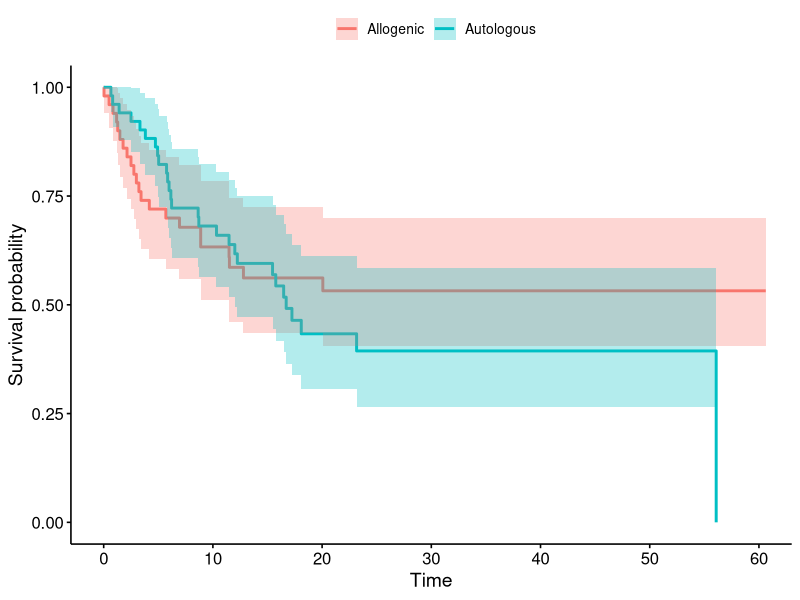
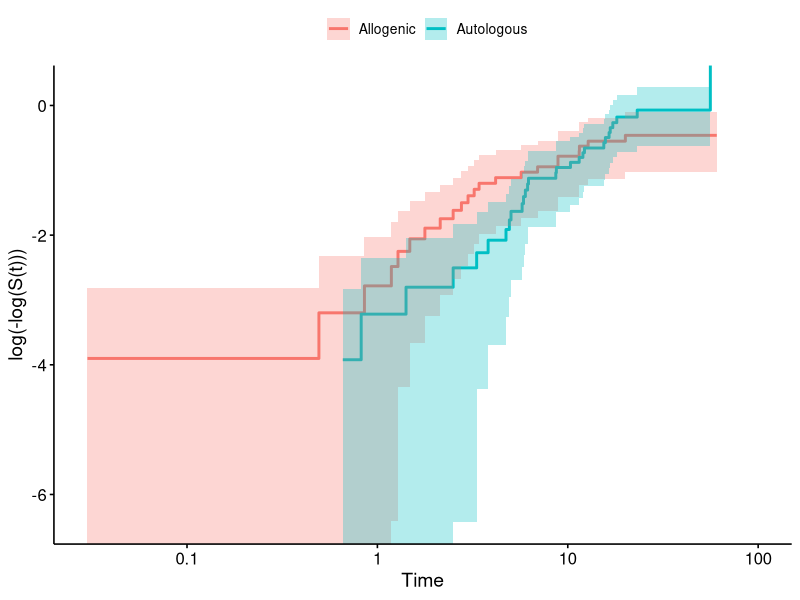
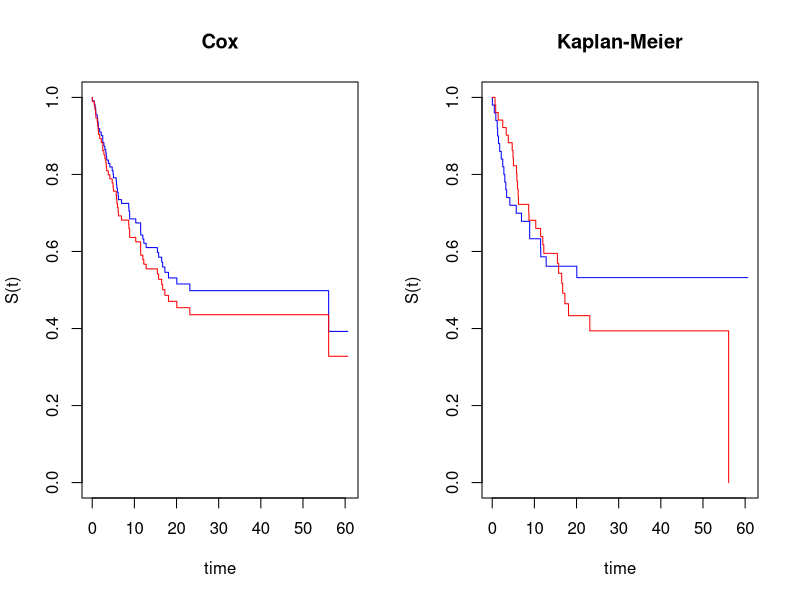
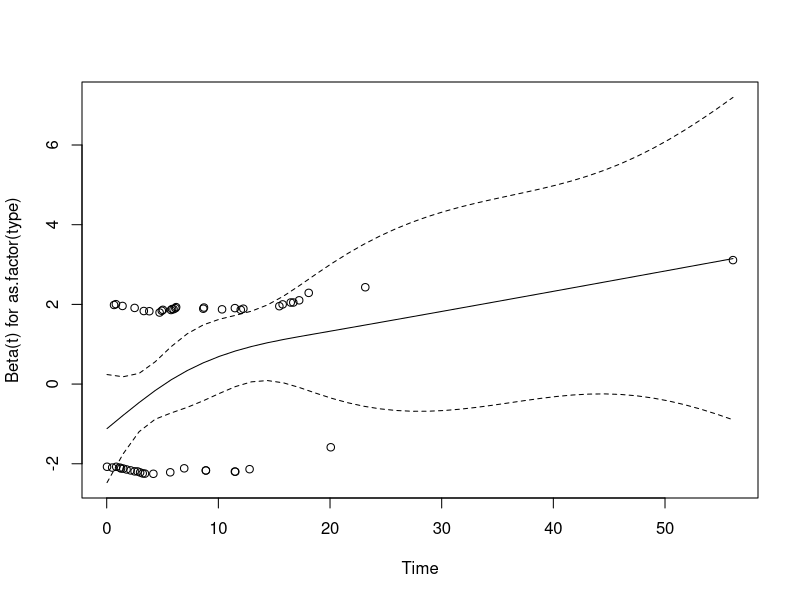

Generate these figures, in order, with R:
library(tidyverse)
library(survival)
library(survminer)

allo <- read_csv(file='./Datasets/alloauto.csv')
pbcbase_2021 <- read_csv(file='./Datasets/pbcbase_2021.csv')

allo.km <- survfit(Surv(time,delta)~as.factor(type),data=allo)

# Kaplan-Meier
ggsurvplot(
     allo.km,
     data = allo,
     conf.int = T,
     censor = F,
     legend.title = "",
     legend.labs = c("Allogenic", "Autologous")
)

#------
#question 2


ggsurvplot(
     allo.km,
     data = allo,
     conf.int = T,
     fun = "cloglog",
     censor = F,
     legend.title = "",
     legend.labs = c("Allogenic", "Autologous")
)


#comparing survivor curves from a Cox model with the Kaplan-Meier survivor curves

allo.cox <- coxph(Surv(time,delta)~as.factor(type),data=allo)

par(mfrow=c(1,2))
plot(survfit(allo.cox,newdata=data.frame(type=c(1,2))),
     col=c("blue","red"),xlab="time",ylab="S(t)",main="Cox")
plot(allo.km,mark.time=F,col=c("blue","red"),xlab="time",ylab="S(t)",main="Kaplan-Meier")


sch.resid <- cox.zph(allo.cox, transform = "identity")

par(mfrow=c(1,1))
plot(sch.resid)


allo.mod.t <- coxph(Surv(time, delta)~as.factor(type)+tt(type), data=allo, tt=function(x,t,...){x*t>18})




     